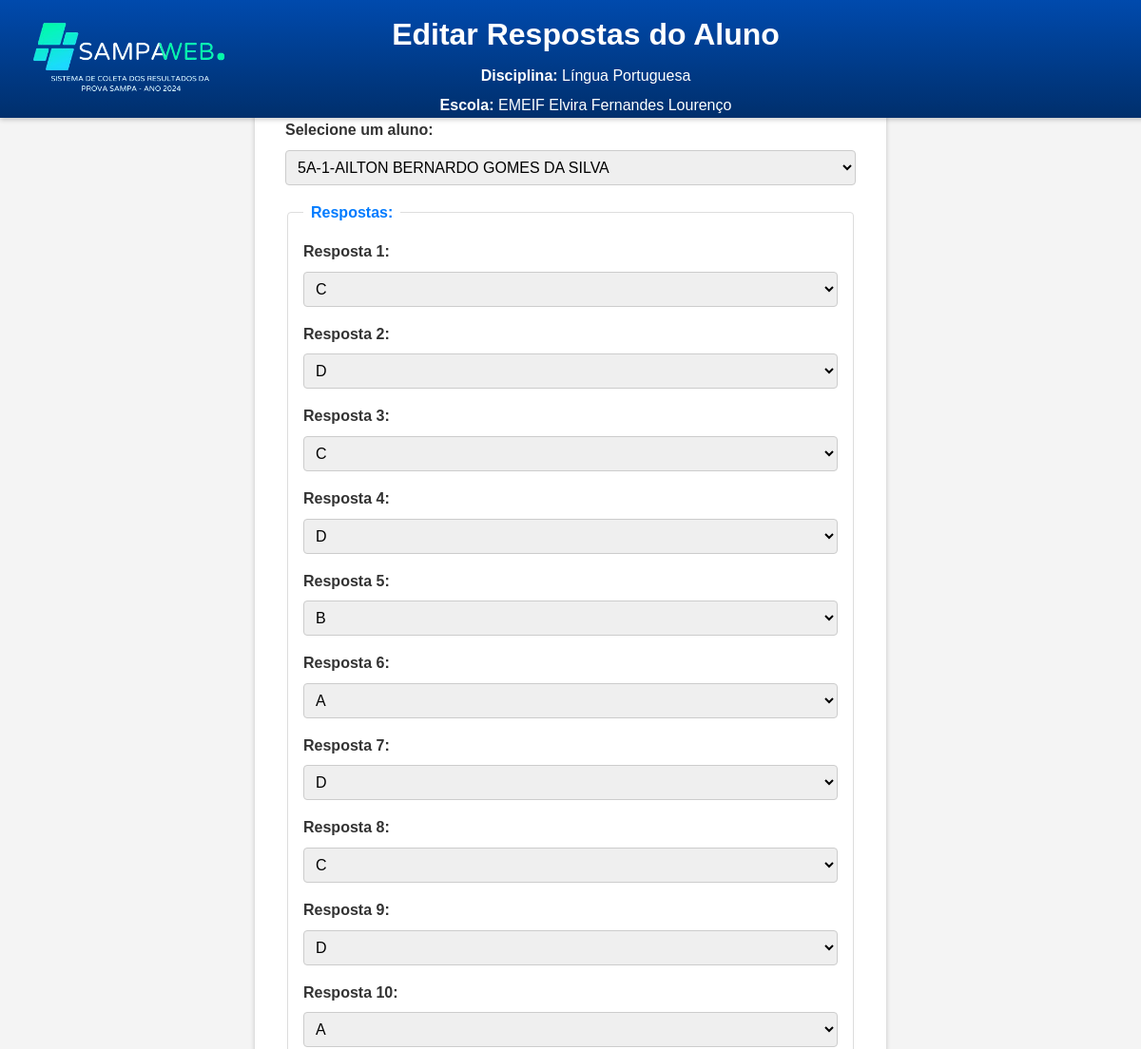
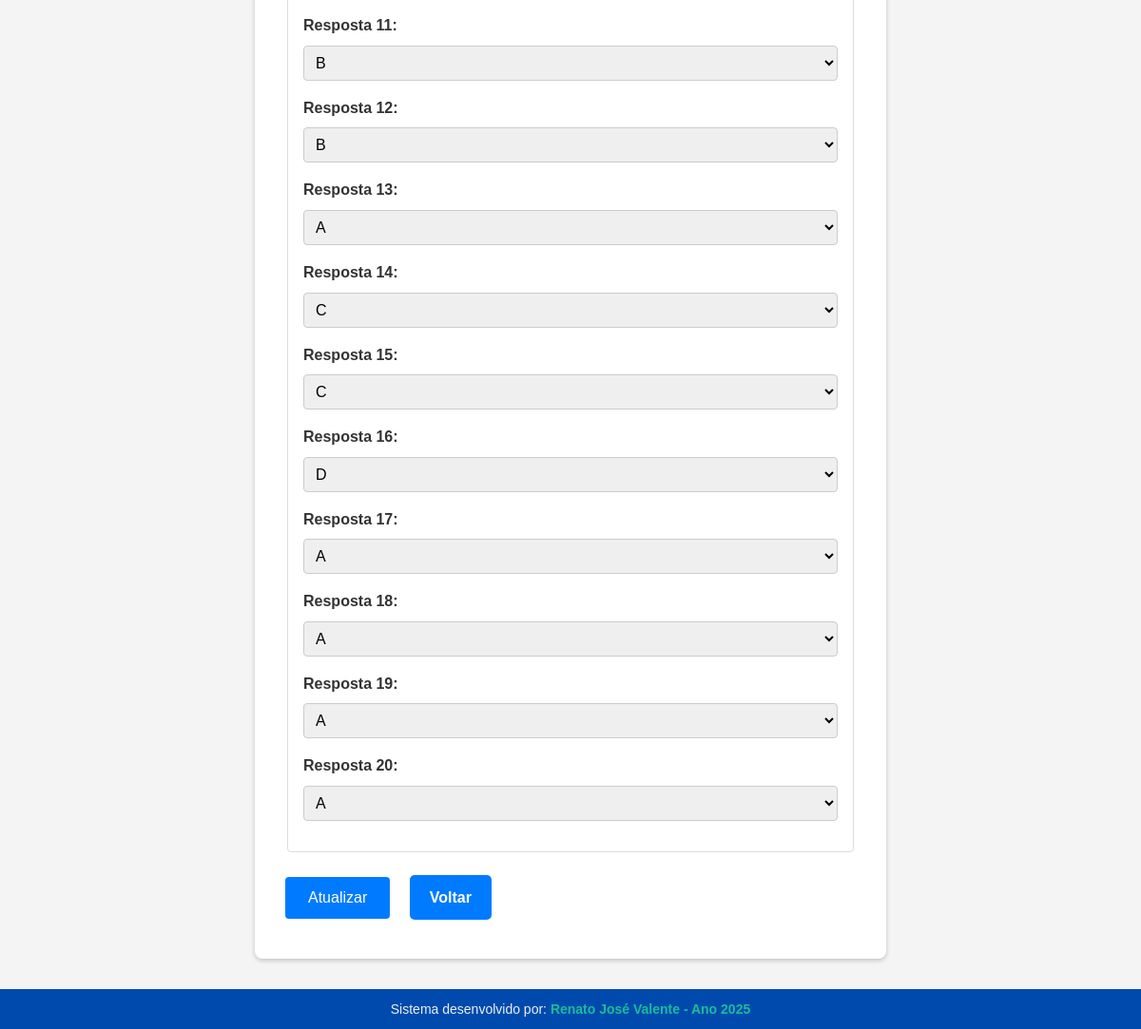
Screenshot of /prova_LP_Elvira/editarResp.php?idAluno=1 (signed in) with the database file from the repository (2 pictures, top to bottom).
### tables this page shows
CREATE TABLE `escola` (
  `idEscola` int(11) NOT NULL,
  `nomeEscola` varchar(100) NOT NULL
);

CREATE TABLE `questoes_lp` (
  `idQuestao` int(11) NOT NULL,
  `idAluno` int(11) NOT NULL,
  `idDisciplina` int(11) NOT NULL,
  `idEscola` int(11) NOT NULL,
  `resposta1` char(1) DEFAULT NULL,
  `resposta2` char(1) DEFAULT NULL,
  `resposta3` char(1) DEFAULT NULL,
  `resposta4` char(1) DEFAULT NULL,
  `resposta5` char(1) DEFAULT NULL,
  `resposta6` char(1) DEFAULT NULL,
  `resposta7` char(1) DEFAULT NULL,
  `resposta8` char(1) DEFAULT NULL,
  `resposta9` char(1) DEFAULT NULL,
  `resposta10` char(1) DEFAULT NULL,
  `resposta11` char(1) DEFAULT NULL,
  `resposta12` char(1) DEFAULT NULL,
  `resposta13` char(1) DEFAULT NULL,
  `resposta14` char(1) DEFAULT NULL,
  `resposta15` char(1) DEFAULT NULL,
  `resposta16` char(1) DEFAULT NULL,
  `resposta17` char(1) DEFAULT NULL,
  `resposta18` char(1) DEFAULT NULL,
  `resposta19` char(1) DEFAULT NULL,
  `resposta20` char(1) DEFAULT NULL
);

### prova_LP_Elvira/editarResp.php (the view, shortened to what this page needs)
<?php
    if(isset($_SESSION['email'])){
?>
<?php
$conn = ConexaoPDO::getInstance();
$queryEscola = "SELECT idEscola, nomeEscola FROM Escola WHERE idEscola = 1";
$resultEscola = $conn->query($queryEscola)->fetch(PDO::FETCH_ASSOC);
$idAluno = $_GET['idAluno'] ?? null;
$respostas = [];
if ($idAluno) {
    $queryQuestoes = "SELECT * FROM Questoes_lp WHERE idAluno = ?";
    $stmtQuestoes = $conn->prepare($queryQuestoes);
    $stmtQuestoes->execute([$idAluno]);
    $respostas = $stmtQuestoes->fetch(PDO::FETCH_ASSOC);
}
$queryAlunos = "SELECT idAluno, nomeAluno FROM Aluno WHERE idEscola = 1";
$resultAlunos = $conn->query($queryAlunos);
?>
<!DOCTYPE html>
<html lang="pt-BR">
<head>
    <link rel="stylesheet" href="../estilo/estilo.css">
</head>
<body>
    <header>
        <img src="../imagens/sampaweb_logo2.png" alt="Logo" class="logo">
        <h1>Editar Respostas do Aluno</h1>
        <p><strong>Disciplina:</strong> Língua Portuguesa</p>
        <p><strong>Escola:</strong> <?= $resultEscola['nomeEscola'] ?></p>
    </header>
    <form method="POST" action="">
        <label for="idAluno">Selecione um aluno:</label>
        <select name="idAluno" id="idAluno" onchange="location = '?idAluno=' + this.value" required>
            <?php while ($row = $resultAlunos->fetch(PDO::FETCH_ASSOC)): ?>
                <option value="<?= $row['idAluno'] ?>" <?= isset($idAluno) && $idAluno == $row['idAluno'] ? 'selected' : '' ?>><?= $row['nomeAluno'] ?></option>
            <?php endwhile; ?>
        </select>
        <?php if (!empty($respostas)): ?>
            <fieldset>
                <legend>Respostas:</legend>
                <?php for ($i = 1; $i <= 20; $i++): ?>
                    <label for="resposta<?= $i ?>">Resposta <?= $i ?>:</label>
                    <select name="resposta<?= $i ?>" id="resposta<?= $i ?>" required>
                        <option value="A" <?= $respostas["resposta$i"] == "A" ? "selected" : "" ?>>A</option>
                        <option value="B" <?= $respostas["resposta$i"] == "B" ? "selected" : "" ?>>B</option>
                        <option value="C" <?= $respostas["resposta$i"] == "C" ? "selected" : "" ?>>C</option>
                        <option value="D" <?= $respostas["resposta$i"] == "D" ? "selected" : "" ?>>D</option>
                    </select>
                    <br>
                <?php endfor; ?>
            </fieldset>
            <button type="submit" name="atualizar">Atualizar</button>
            <a href="inserirResp.php" class="linkacesso-link">Voltar</a>
        <?php else: ?>
            <p>Selecione um aluno para editar as respostas.</p>
        <?php endif; ?>
    </form>
    <footer>
        <p>Sistema desenvolvido por: <strong>Renato José Valente - Ano 2025</strong></p>
    </footer>
</body>
</html>
<?php
    }else{
    ?>
    echo "<script>alert('Acesse a página de Login!!!'); location.href='../login.php';</script>";
 <?php
}
 ?>

### estilo/estilo.css (style rules this page uses)
body, h1, p, label, select, input, button, a { margin: 0; padding: 0; box-sizing: border-box; }
body { font-family: Arial, sans-serif; background-color: #f4f4f4; color: #333; line-height: 1.6; margin: 0; padding-top: 60px; }
header { background: linear-gradient(to bottom, #004aad, #002f6c); color: white; padding: 0.5em 1em; text-align: center; position: fixed; top: 0; width: 100%; z-index: 1000; box-shadow: 0 2px 5px rgba(0, 0, 0, 0.2); height: 108px; }
header .logo { position: absolute; top: 10px; left: 20px; height: 100px; width: auto; }
header h1 { margin-top: 0.1em; font-size: 2.0em; }
header p { font-size: 1em; margin: 0.3em 0 0; }
form { background: white; max-width: 600px; margin: 2em auto; padding: 2em; border-radius: 8px; box-shadow: 0 2px 5px rgba(0, 0, 0, 0.2); }
form label { display: block; margin-bottom: 0.5em; font-weight: bold; }
form select, form input[type="text"] { width: 100%; padding: 0.5em; margin-bottom: 1em; border: 1px solid #ccc; border-radius: 4px; font-size: 1em; }
fieldset { border: 1px solid #ddd; padding: 1em; margin-bottom: 1em; border-radius: 4px; }
fieldset legend { font-weight: bold; color: #007BFF; padding: 0 0.5em; }
form button { display: inline-block; padding: 0.8em 1.5em; font-size: 1em; color: white; background-color: #007BFF; border: none; border-radius: 4px; cursor: pointer; margin-right: 1em; transition: background-color 0.3s; }
form a { text-decoration: none; color: #007BFF; font-weight: bold; transition: color 0.3s; }
a { text-decoration: none; color: inherit; }
button { background-color: #007BFF; color: #fff; border: none; padding: 10px 20px; font-size: 1em; border-radius: 5px; cursor: pointer; margin: 10px 0; }
footer { background-color: #004aad; color: #ecf0f1; text-align: center; padding: 10px 0; font-size: 14px; margin-top: 20px; }
footer p { margin: 0; }
footer strong { color: #1abc9c; }
.linkacesso-link { display: inline-block; padding: 10px 20px; font-size: 16px; color: white; background-color: #007BFF; text-decoration: none; border-radius: 5px; border: 1px solid transparent; transition: background-color 0.3s, border-color 0.3s; }

### rows the page displays
escola: nomeEscola "EMEIF Elvira Fernandes Lourenço"
questoes_lp: resposta1 "C", resposta2 "D", resposta3 "C", resposta4 "D", resposta5 "B", resposta6 "A", resposta7 "D", resposta8 "C", resposta9 "D", resposta10 "A", resposta11 "B", resposta12 "B", resposta13 "A", resposta14 "C", resposta15 "C", resposta16 "D", resposta17 "A", resposta18 "A", resposta19 "A", resposta20 "A"

### other values shown
form field idAluno "5A-1-AILTON BERNARDO GOMES DA SILVA"
